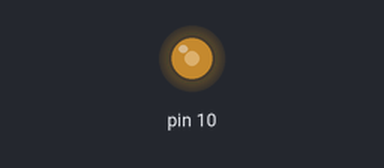
The sketch below on a simulated Arduino Uno, built with avr-gcc and run on an emulated ATmega328P. Parts: output pins drawn as LEDs (lit = HIGH). What the sketch prints to the serial monitor is not drawn.

Above: at 0.1 s.
Timing chart, 0 to 1.6 s (numbered marks = the images above):
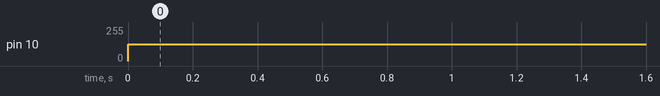

The sketch:

Code1.ino
```cpp
int pi=3.14;

void setup() {
  pinMode(10,OUTPUT);
  Serial.begin(9600);
}

void loop() {
  for(int i=0;i<=255;i++){
    int x=sin(i*pi)/180;
    int y=map(x,-1,1,0,255);
    analogWrite(10,y);
    Serial.println(y);
    }
}
```

Measured:
- by itself, pin 10: 0/255 → 127/255 at 0.00 s
